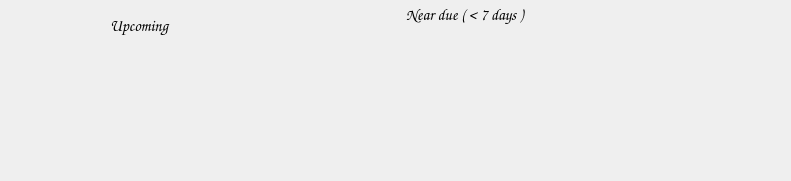
           <widget class="QFrame" name="frame">
            <property name="geometry">
             <rect>
              <x>10</x>
              <y>9</y>
              <width>791</width>
              <height>181</height>
             </rect>
            </property>
            <property name="frameShape">
             <enum>QFrame::NoFrame</enum>
            </property>
            <layout class="QHBoxLayout" name="horizontalLayout_7">
             <property name="spacing">
              <number>20</number>
             </property>
             <property name="leftMargin">
              <number>100</number>
             </property>
             <property name="topMargin">
              <number>0</number>
             </property>
             <property name="rightMargin">
              <number>100</number>
             </property>
             <property name="bottomMargin">
              <number>0</number>
             </property>
             <item>
              <widget class="QFrame" name="upcoming_frame">
               <property name="frameShape">
                <enum>QFrame::NoFrame</enum>
               </property>
               <layout class="QVBoxLayout" name="verticalLayout_6">
                <property name="spacing">
                 <number>10</number>
                </property>
                <property name="leftMargin">
                 <number>10</number>
                </property>
                <property name="topMargin">
                 <number>10</number>
                </property>
                <property name="rightMargin">
                 <number>10</number>
                </property>
                <property name="bottomMargin">
                 <number>10</number>
                </property>
                <item>
                 <widget class="QLabel" name="label_13">
                  <property name="maximumSize">
                   <size>
                    <width>16777215</width>
                    <height>30</height>
                   </size>
                  </property>
                  <property name="font">
                   <font>
                    <family>Comic Sans MS</family>
                    <pointsize>12</pointsize>
                   </font>
                  </property>
                  <property name="text">
                   <string>Upcoming</string>
                  </property>
                 </widget>
                </item>
                <item>
                 <widget class="QLabel" name="upcoming_label">
                  <property name="text">
                   <string/>
                  </property>
                 </widget>
                </item>
               </layout>
              </widget>
             </item>
             <item>
              <widget class="QFrame" name="near_due_frame">
               <property name="frameShape">
                <enum>QFrame::NoFrame</enum>
               </property>
               <layout class="QVBoxLayout" name="verticalLayout_8">
                <property name="leftMargin">
                 <number>0</number>
                </property>
                <property name="topMargin">
                 <number>0</number>
                </property>
                <property name="rightMargin">
                 <number>0</number>
                </property>
                <property name="bottomMargin">
                 <number>0</number>
                </property>
                <item>
                 <widget class="QLabel" name="label_18">
                  <property name="maximumSize">
                   <size>
                    <width>16777215</width>
                    <height>30</height>
                   </size>
                  </property>
                  <property name="font">
                   <font>
                    <family>Comic Sans MS</family>
                    <pointsize>12</pointsize>
                   </font>
                  </property>
                  <property name="text">
                   <string>Near due ( &lt; 7 days )</string>
                  </property>
                 </widget>
                </item>
                <item>
                 <widget class="QLabel" name="neardue_label">
                  <property name="text">
                   <string/>
                  </property>
                 </widget>
                </item>
               </layout>
              </widget>
             </item>
            </layout>
            <zorder>near_due_frame</zorder>
            <zorder>upcoming_frame</zorder>
           </widget>
